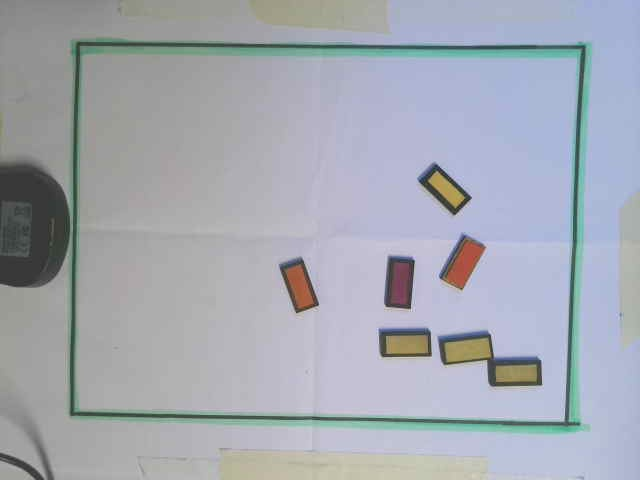
#> input picture Image_Processing_Improvements/captured_image.jpg, 640 x 480 px, given in place of the camera
$ python hsv_calib.py
#> lines starting #> are read from the running program, lines starting #| are printed output that depends on the picture; after the words box and inside, x2 and y2 are one past the last pixel; in counts of white or black regions, pixels touching at a corner belong together
import cv2
import numpy as np

class HSVCalibrator:
    def __init__(self, camera_index=1):
        self.cap = cv2.VideoCapture(camera_index)
        self.calibrated_values = {}
        self.colors = ["yellow", "green", "cyan", "magenta"]

    def nothing(self, x):
        pass

    def create_trackbar_window(self, window_name):
#> called with window_name = 'HSV Calibration - yellow'
        cv2.namedWindow(window_name)
        cv2.createTrackbar("Low H", window_name, 0, 179, self.nothing)
#> slider 'Low H' is set to 35
        cv2.createTrackbar("High H", window_name, 179, 179, self.nothing)
        cv2.createTrackbar("Low S", window_name, 0, 255, self.nothing)
#> slider 'Low S' is set to 51
        cv2.createTrackbar("High S", window_name, 255, 255, self.nothing)
        cv2.createTrackbar("Low V", window_name, 0, 255, self.nothing)
#> slider 'Low V' is set to 51
        cv2.createTrackbar("High V", window_name, 255, 255, self.nothing)

    def get_trackbar_values(self, window_name):
        low_h = cv2.getTrackbarPos("Low H", window_name)
        high_h = cv2.getTrackbarPos("High H", window_name)
        low_s = cv2.getTrackbarPos("Low S", window_name)
        high_s = cv2.getTrackbarPos("High S", window_name)
        low_v = cv2.getTrackbarPos("Low V", window_name)
        high_v = cv2.getTrackbarPos("High V", window_name)
        return (low_h, low_s, low_v), (high_h, high_s, high_v)

    def calibrate_color(self, colour):
        print(f"Calibrating {colour}... Adjust the sliders and press 'c' to confirm.")
        window_name = f"HSV Calibration - {colour}"
        self.create_trackbar_window(window_name)

        while True:
            ret, frame = self.cap.read()
#> frame is the input picture: shape (480, 640, 3); mean B, G, R 178.1, 168.9, 164.4
            if not ret:
                break

            _, frame_balanced = self.whitepatch_balancing(frame)

            hsv = cv2.cvtColor(frame, cv2.COLOR_BGR2HSV)
            lower, upper = self.get_trackbar_values(window_name)
            mask = cv2.inRange(hsv, lower, upper)
            result = cv2.bitwise_and(frame_balanced, frame, mask=mask)

            cv2.imshow("Original", frame)
            cv2.imshow("White Balanced", frame_balanced)
            cv2.imshow("Mask", mask)
            cv2.imshow("Filtered", result)

            key = cv2.waitKey(1) & 0xFF
            if key == ord('c'):
                self.calibrated_values[colour] = (lower, upper)
                print(f"Saved {colour} values: Lower HSV {lower}, Upper HSV {upper}")
                cv2.destroyWindow(window_name)
                break

    def whitepatch_balancing(self,frame):
        roi = (0, 0, frame.shape[1], frame.shape[0])
#> roi = (0, 0, 640, 480)
        x, y, w, h = roi
#> x = 0; y = 0; w = 640; h = 480
        patch_size = 10

        # Calculate the coordinates for the patch in the bottom left-hand corner of the ROI
        from_row = y + h - 20 - patch_size
#> from_row = 450
        from_column = x + 20
#> from_column = 20

        # Ensure the patch is within the bounds of the frame
        from_row = min(from_row, frame.shape[0] - patch_size)
        from_column = min(from_column, frame.shape[1] - patch_size)

        # Draw the ROI and patch rectangles on the original frame
        image_with_rectangles = frame.copy()
        cv2.rectangle(image_with_rectangles, (x, y), (x + w, y + h), (0, 0, 255), 2)  # Red rectangle for ROI
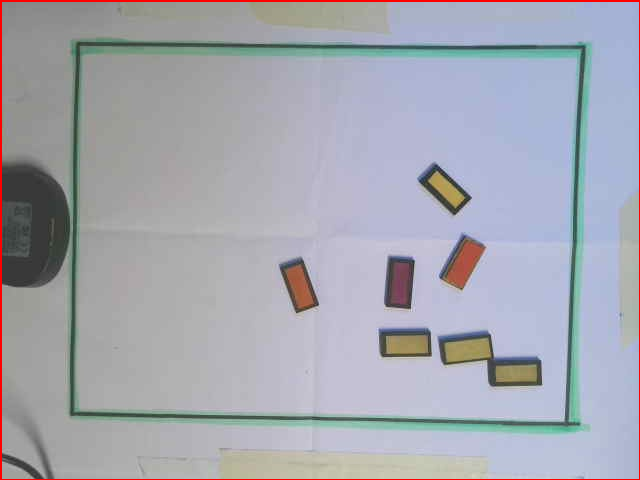
#> image_with_rectangles: shape (480, 640, 3); 1.09% of pixels changed, all inside (x1, y1, x2, y2) = (0, 0, 640, 480)
        cv2.rectangle(image_with_rectangles, (from_column, from_row), (from_column + patch_size, from_row + patch_size), (255, 0, 0), 2)  # Blue rectangle for patch
#> image_with_rectangles: shape (480, 640, 3); 0.04% of pixels changed, all inside (x1, y1, x2, y2) = (19, 449, 32, 462)

        # Extract the patch and perform white patch balancing
        image_patch = frame[from_row:from_row + patch_size, from_column:from_column + patch_size]
        image_max = (frame * 1.0 / image_patch.max(axis=(0, 1))).clip(0, 1)
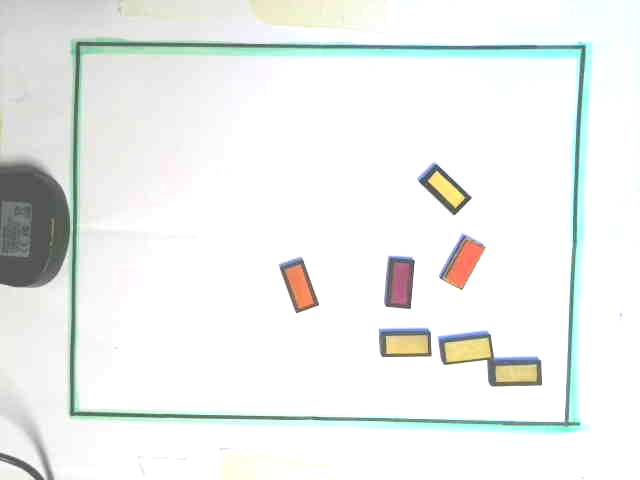
#> image_max: shape (480, 640, 3) float64; mean B, G, R 0.933, 0.942, 0.929
        image_max = (image_max * 255).astype(np.uint8)

        return image_with_rectangles, image_max

    def run(self):
        for colour in self.colors:
            self.calibrate_color(colour)
#> in calibrate_color, `hsv = cv2.cvtColor(frame, cv2.COLOR_BGR2HSV)`: hsv: shape (480, 640, 3); mean H, S, V 78.4, 26.8, 181.4
#> in calibrate_color, `mask = cv2.inRange(hsv, lower, upper)`:
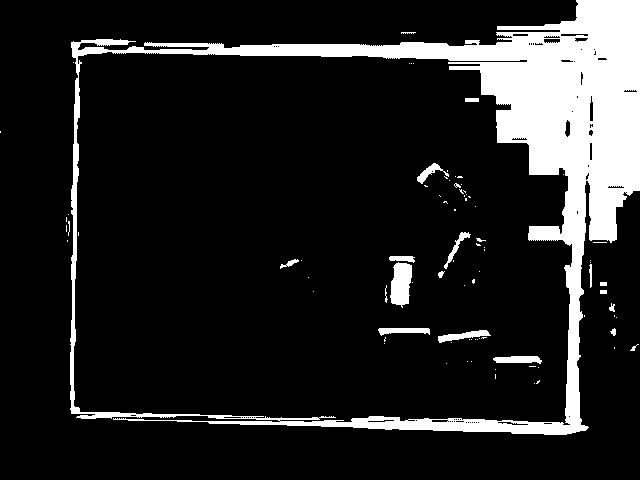
#> mask: shape (480, 640); 13.7% white; 86 white regions (66 under 20 px), largest, box (x1, y1, x2, y2) and area: (70, 0, 640, 435) 39254, (390, 262, 412, 308) 754, (438, 330, 491, 343) 311
#> in calibrate_color, `result = cv2.bitwise_and(frame_balanced, frame, mask=mask)`:
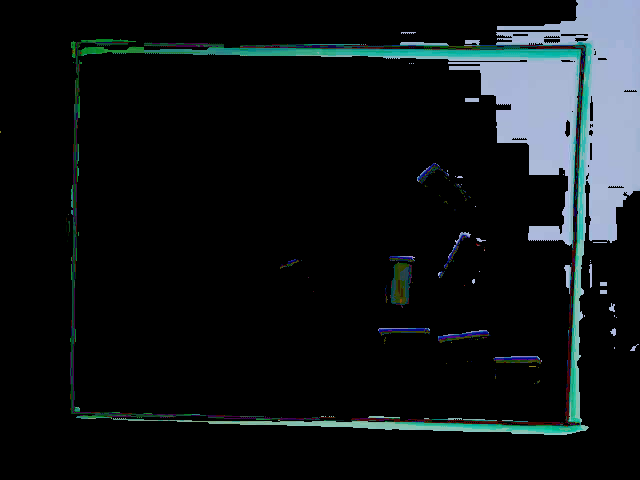
#> result: shape (480, 640, 3); mean B, G, R 22.6, 20.8, 16
#> (key Esc is pressed here)

        print("Final calibrated values:")
        for colour, (lower, upper) in self.calibrated_values.items():
            print(f"{colour}: Lower {lower}, Upper {upper}")

        self.cap.release()
        cv2.destroyAllWindows()

if __name__ == "__main__":
    calibrator = HSVCalibrator()
    calibrator.run()
